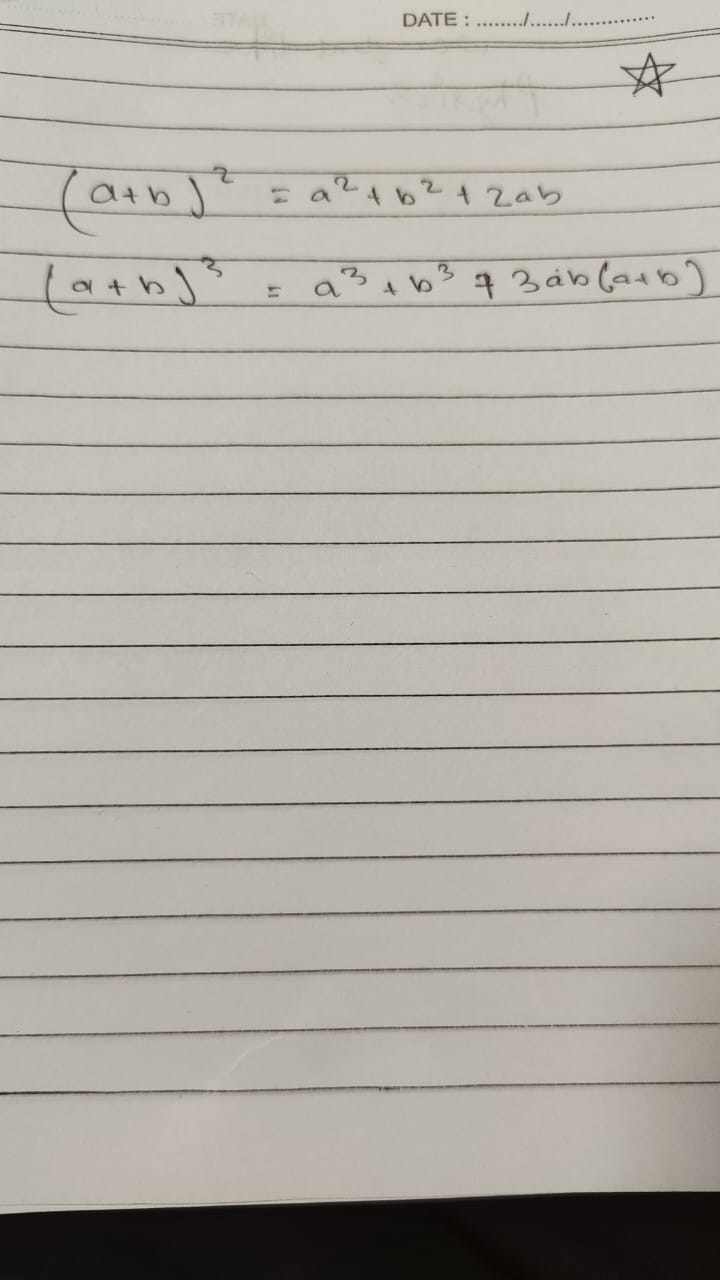
#> input picture ai-text-sorter/sorted_documents/medical/20250906_085041_WhatsApp_Image_2025-09-06_at_09.57.56.jpeg, 720 x 1280 px
$ python -i image_enhancer.py   (imports and definitions only)
#> lines starting #> are read from the running program, lines starting #| are printed output that depends on the picture
import cv2

class ImageEnhancer:
    def __init__(self, config=None):
        pass

    def enhance(self, image_path):
        image = cv2.imread(image_path)
#> image is the input picture: shape (1280, 720, 3); mean B, G, R 165.2, 172.8, 177.2
        gray = cv2.cvtColor(image, cv2.COLOR_BGR2GRAY)
        enhanced = cv2.adaptiveThreshold(
            gray, 255, cv2.ADAPTIVE_THRESH_GAUSSIAN_C,
            cv2.THRESH_BINARY, 11, 2)
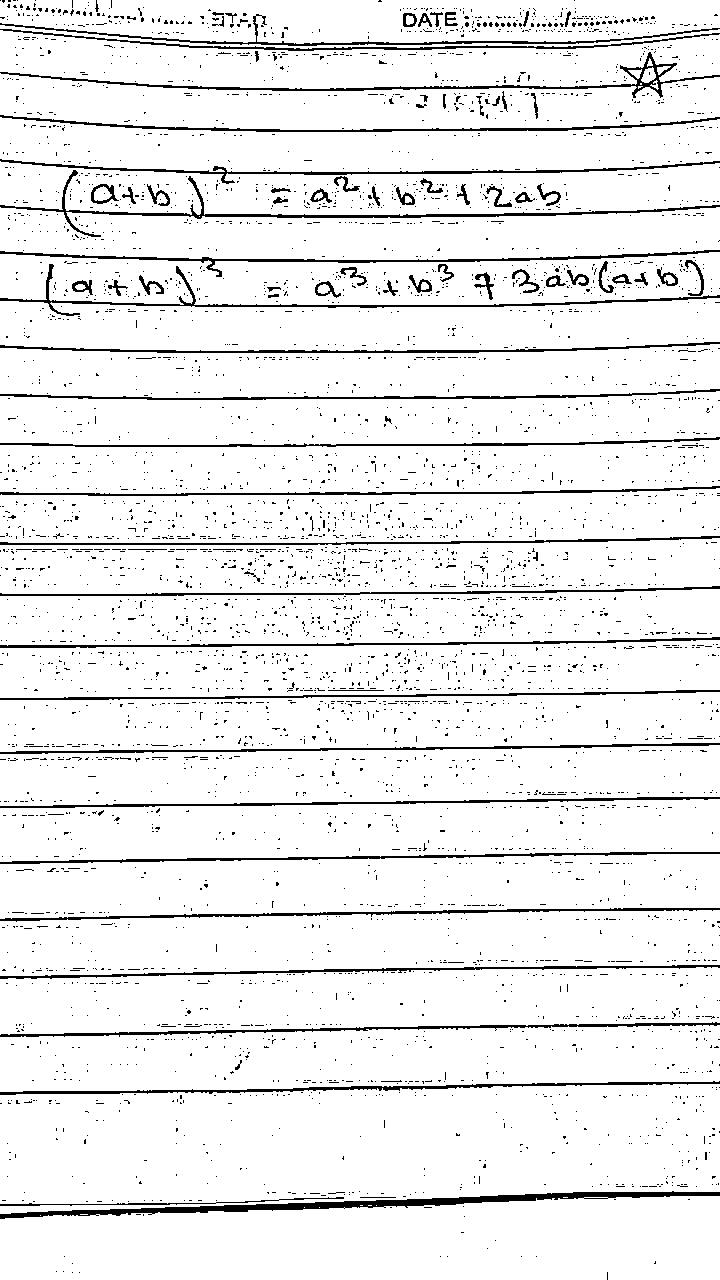
#> enhanced: shape (1280, 720); 93% white; black in thin lines or dots
        return cv2.cvtColor(enhanced, cv2.COLOR_GRAY2BGR)
#> returned value: shape (1280, 720, 3); 93% white; black in thin lines or dots

>>> result = ImageEnhancer().enhance('../../sorted_documents/medical/20250906_085041_WhatsApp_Image_2025-09-06_at_09.57.56.jpeg')
